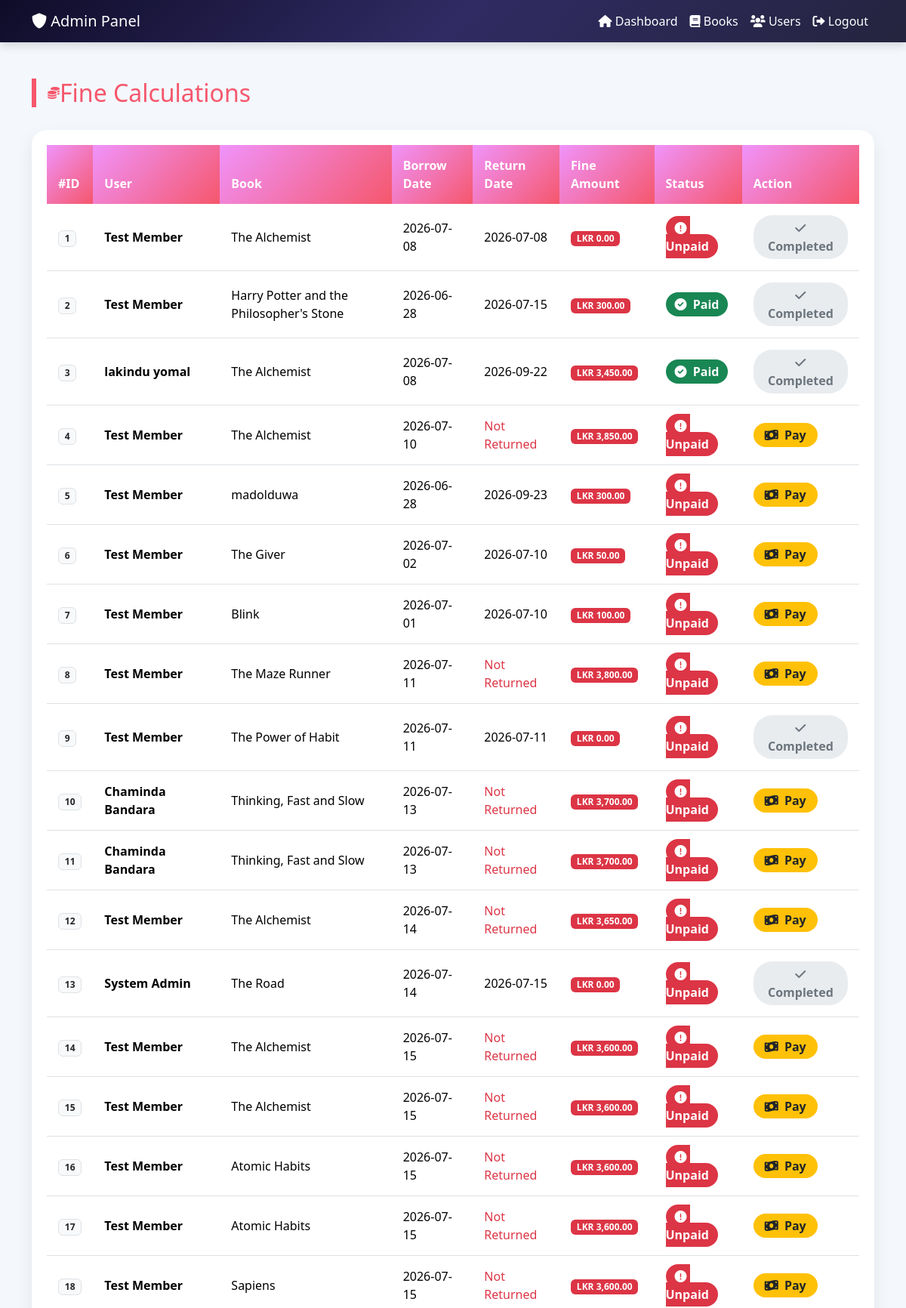
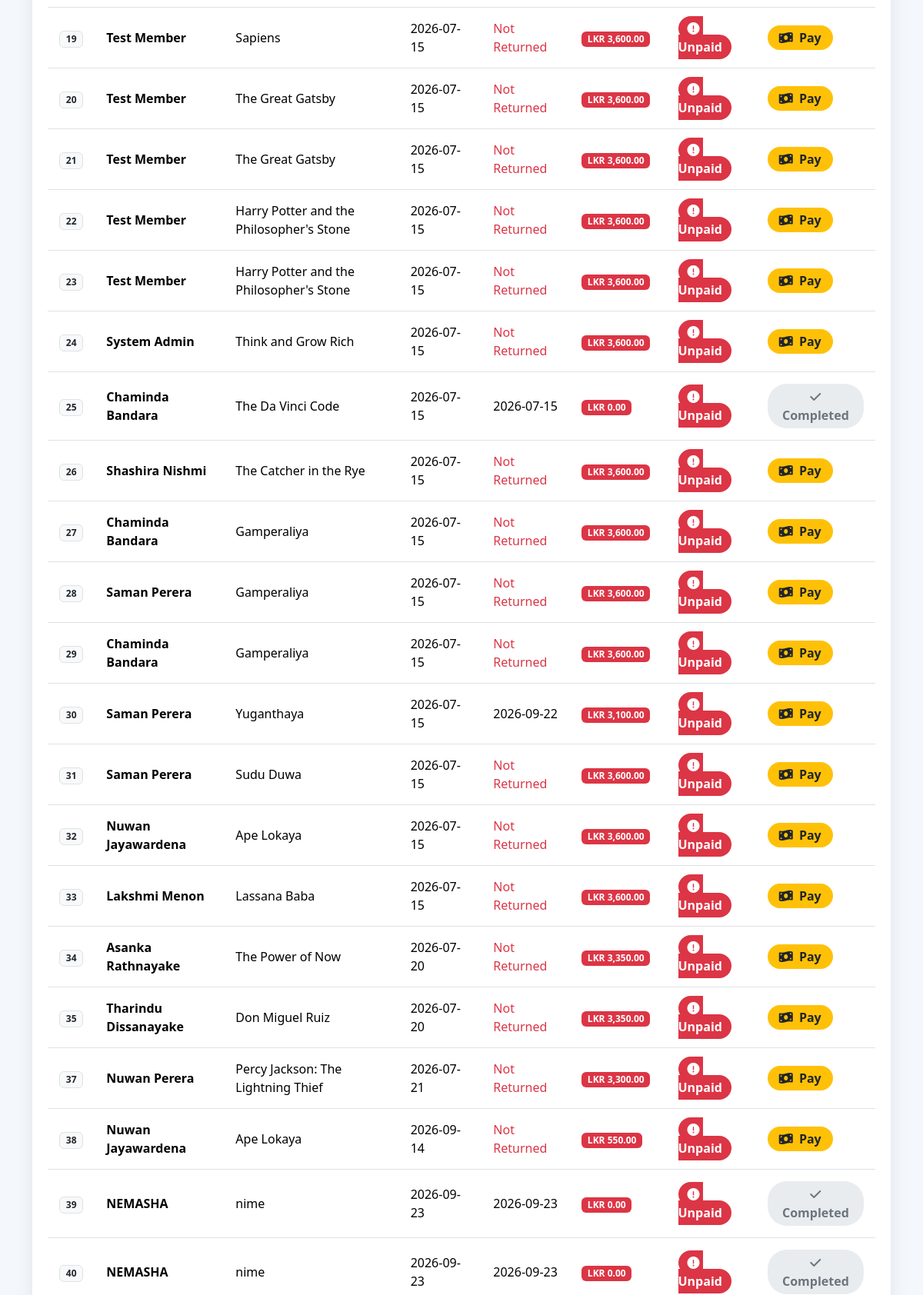
The page /fine_calculation.php (signed in, upper part) on the database its author committed (2 pictures, top to bottom).
### tables this page shows
CREATE TABLE `borrow` (
  `borrow_id` int(11) NOT NULL,
  `user_id` int(11) NOT NULL,
  `book_id` int(11) NOT NULL,
  `borrow_date` date NOT NULL,
  `return_date` date DEFAULT NULL,
  `status` varchar(50) NOT NULL
);

CREATE TABLE `users` (
  `user_id` int(11) NOT NULL,
  `name` varchar(100) NOT NULL,
  `email` varchar(100) NOT NULL,
  `role` varchar(50) NOT NULL,
  `password` varchar(255) DEFAULT NULL
);

CREATE TABLE `books` (
  `book_id` int(11) NOT NULL,
  `title` varchar(150) NOT NULL,
  `author` varchar(100) NOT NULL,
  `category_id` int(11) NOT NULL,
  `quantity` int(11) NOT NULL DEFAULT 0,
  `status` varchar(20) DEFAULT 'Good'
);

CREATE TABLE `fine` (
  `fine_id` int(11) NOT NULL,
  `borrow_id` int(11) NOT NULL,
  `amount` decimal(10,2) NOT NULL,
  `status` varchar(20) DEFAULT 'Unpaid'
);

### fine_calculation.php (the view, shortened to what this page needs)
<?php
include 'config.php';
$sql = "SELECT b.borrow_id, u.name as user_name, bk.title, b.borrow_date, b.return_date, b.status, f.fine_id, f.amount, f.status as fine_status
        FROM Borrow b
        JOIN Users u ON b.user_id = u.user_id
        JOIN Books bk ON b.book_id = bk.book_id
        LEFT JOIN Fine f ON b.borrow_id = f.borrow_id
        ORDER BY b.borrow_id ASC";
$result = mysqli_query($conn, $sql);
?>
<!DOCTYPE html>
<html lang="en">
<head>
    <link href="https://cdn.jsdelivr.net/npm/bootstrap@5.3.3/dist/css/bootstrap.min.css" rel="stylesheet">
    <link rel="stylesheet" href="https://cdnjs.cloudflare.com/ajax/libs/font-awesome/6.0.0/css/all.min.css">
</head>
<body>
    <nav class="navbar navbar-expand-lg">
        <div class="container">
            <a class="navbar-brand" href="admin_dashboard.php"><i class="fas fa-shield-alt"></i> Admin Panel</a>
            <div class="collapse navbar-collapse">
                <ul class="navbar-nav ms-auto">
                    <li class="nav-item"><a class="nav-link" href="admin_dashboard.php"><i class="fas fa-home"></i> Dashboard</a></li>
                    <li class="nav-item"><a class="nav-link" href="view_books.php"><i class="fas fa-book"></i> Books</a></li>
                    <li class="nav-item"><a class="nav-link" href="users.php"><i class="fas fa-users"></i> Users</a></li>
                    <li class="nav-item"><a class="nav-link text-danger" href="logout.php"><i class="fas fa-sign-out-alt"></i> Logout</a></li>
                </ul>
            </div>
        </div>
    </nav>
    <div class="container mt-5 mb-5">
        <div class="page-title">
            <i class="fas fa-coins"></i>
            <h2 class="m-0">Fine Calculations</h2>
        </div>
        <div class="table-container">
            <div class="table-responsive">
                <table class="table table-hover">
                    <thead>
                        <tr>
                            <th>#ID</th>
                            <th>User</th>
                            <th>Book</th>
                            <th>Borrow Date</th>
                            <th>Return Date</th>
                            <th>Fine Amount</th>
                            <th>Status</th>
                            <th>Action</th>
                        </tr>
                    </thead>
                    <tbody>
                        <?php while($row = mysqli_fetch_assoc($result)):
                            $fine = 0;
                            if($row['return_date']){
                                $borrow_date = new DateTime($row['borrow_date']);
                                $return_date = new DateTime($row['return_date']);
                                $interval = $borrow_date->diff($return_date);
                                $days_borrowed = $interval->days;
                                if($days_borrowed > 7){
                                    $fine = ($days_borrowed - 7) * 50;
                                }
                            }
                            if($row['status'] == 'Borrowed' && !$row['return_date']){
                                $borrow_date = new DateTime($row['borrow_date']);
                                $current_date = new DateTime();
                                $interval = $borrow_date->diff($current_date);
                                $days_borrowed = $interval->days;
                                if($days_borrowed > 7){
                                    $fine = ($days_borrowed - 7) * 50;
                                }
                            }
                            if(isset($row['amount']) && $row['amount'] > 0){
                                $fine = $row['amount'];
                            }
                        ?>
                        <tr>
                            <td><span class="badge bg-light text-dark border"><?php echo $row['borrow_id']; ?></span></td>
                            <td><b><?php echo $row['user_name']; ?></b></td>
                            <td><?php echo $row['title']; ?></td>
                            <td><?php echo $row['borrow_date']; ?></td>
                            <td>
                                <?php if($row['return_date']): ?>
                                    <?php echo $row['return_date']; ?>
                                <?php else: ?>
                                    <span class="text-danger">Not Returned</span>
                                <?php endif; ?>
                            </td>
                            <td><span class="badge bg-danger">LKR <?php echo number_format($fine, 2); ?></span></td>
                            <td>
                                <?php if(isset($row['fine_status']) && $row['fine_status'] == 'Paid'): ?>
                                    <span class="badge-paid"><i class="fas fa-check-circle me-1"></i> Paid</span>
                                <?php else: ?>
                                    <span class="badge-unpaid"><i class="fas fa-exclamation-circle me-1"></i> Unpaid</span>
                                <?php endif; ?>
                            </td>
                            <td>
                                <?php if($fine > 0 && (!isset($row['fine_status']) || $row['fine_status'] == 'Unpaid')): ?>
                                    <a href="fine_calculation.php?pay_id=<?php echo $row['fine_id']; ?>" class="btn-pay" onclick="return confirm('Pay this fine?');">
                                        <i class="fas fa-money-bill-wave me-1"></i> Pay
                                    </a>
                                <?php else: ?>
                                    <button class="btn-paid" disabled><i class="fas fa-check"></i> Completed</button>
                                <?php endif; ?>
                            </td>
                        </tr>
                        <?php endwhile; ?>
                    </tbody>
                </table>
            </div>
        </div>
    </div>
</body>
</html>

### fine_calculation.php (style rules this page uses)
body { background-color: #f4f7fc; font-family: 'Segoe UI', sans-serif; }
.navbar { background: linear-gradient(135deg, #0f0c29 0%, #302b63 50%, #24243e 100%); box-shadow: 0 4px 12px rgba(0,0,0,0.15); }
.navbar-brand, .nav-link { color: #ffffff !important; font-weight: 500; }
.page-title { border-left: 6px solid #f5576c; padding-left: 15px; font-weight: 700; color: #f5576c; margin-bottom: 30px; display: flex; align-items: center; }
.table-container { background: white; border-radius: 20px; padding: 20px; box-shadow: 0 10px 25px rgba(0,0,0,0.08); }
.table { margin-bottom: 0; overflow: hidden; }
.table thead th { background: linear-gradient(135deg, #f093fb 0%, #f5576c 100%); color: white; border: none; padding: 15px; }
.table tbody tr { transition: 0.2s; }
.table tbody td { padding: 15px; vertical-align: middle; }
.badge-unpaid { background: #dc3545; color: white; padding: 5px 12px; border-radius: 20px; font-weight: 600; }
.badge-paid { background: #198754; color: white; padding: 5px 12px; border-radius: 20px; font-weight: 600; }
.btn-pay { background: #ffc107; color: #212529; padding: 5px 15px; border-radius: 25px; font-weight: 600; text-decoration: none; transition: 0.3s; }
.btn-paid { background: #e9ecef; color: #6c757d; padding: 5px 15px; border-radius: 25px; font-weight: 600; border: none; cursor: not-allowed; }

### rows shown on the page
borrow: borrow_id "1", user.name "Test Member", book.title "The Alchemist", borrow_date "2026-07-08", return_date "2026-07-08", fine "0.00", shows "Unpaid", shows "Completed"
borrow: borrow_id "2", user.name "Test Member", book.title "Harry Potter and the Philosopher's Stone", borrow_date "2026-06-28", return_date "2026-07-15", fine.amount "300.00", shows "Paid", shows "Completed"
borrow: borrow_id "3", user.name "lakindu yomal", book.title "The Alchemist", borrow_date "2026-07-08", return_date "2026-09-22", fine "3,450.00", shows "Paid", shows "Completed"
borrow: borrow_id "4", user.name "Test Member", book.title "The Alchemist", borrow_date "2026-07-10", shows "Not Returned", borrow_date "3,850.00", shows "Unpaid"
borrow: borrow_id "5", user.name "Test Member", book.title "madolduwa", borrow_date "2026-06-28", return_date "2026-09-23", fine.amount "300.00", shows "Unpaid"
borrow: borrow_id "6", user.name "Test Member", book.title "The Giver", borrow_date "2026-07-02", return_date "2026-07-10", fine.amount "50.00", shows "Unpaid"
borrow: borrow_id "7", user.name "Test Member", book.title "Blink", borrow_date "2026-07-01", return_date "2026-07-10", fine.amount "100.00", shows "Unpaid"
borrow: borrow_id "8", user.name "Test Member", book.title "The Maze Runner", borrow_date "2026-07-11", shows "Not Returned", borrow_date "3,800.00", shows "Unpaid"
borrow: borrow_id "9", user.name "Test Member", book.title "The Power of Habit", borrow_date "2026-07-11", return_date "2026-07-11", fine "0.00", shows "Unpaid", shows "Completed"
borrow: borrow_id "10", user.name "Chaminda Bandara", book.title "Thinking, Fast and Slow", borrow_date "2026-07-13", shows "Not Returned", borrow_date "3,700.00", shows "Unpaid"
borrow: borrow_id "11", user.name "Chaminda Bandara", book.title "Thinking, Fast and Slow", borrow_date "2026-07-13", shows "Not Returned", borrow_date "3,700.00", shows "Unpaid"
borrow: borrow_id "12", user.name "Test Member", book.title "The Alchemist", borrow_date "2026-07-14", shows "Not Returned", borrow_date "3,650.00", shows "Unpaid"
borrow: borrow_id "13", user.name "System Admin", book.title "The Road", borrow_date "2026-07-14", return_date "2026-07-15", fine "0.00", shows "Unpaid", shows "Completed"
borrow: borrow_id "14", user.name "Test Member", book.title "The Alchemist", borrow_date "2026-07-15", shows "Not Returned", borrow_date "3,600.00", shows "Unpaid"
borrow: borrow_id "15", user.name "Test Member", book.title "The Alchemist", borrow_date "2026-07-15", shows "Not Returned", borrow_date "3,600.00", shows "Unpaid"
borrow: borrow_id "16", user.name "Test Member", book.title "Atomic Habits", borrow_date "2026-07-15", shows "Not Returned", borrow_date "3,600.00", shows "Unpaid"
borrow: borrow_id "17", user.name "Test Member", book.title "Atomic Habits", borrow_date "2026-07-15", shows "Not Returned", borrow_date "3,600.00", shows "Unpaid"
borrow: borrow_id "18", user.name "Test Member", book.title "Sapiens", borrow_date "2026-07-15", shows "Not Returned", borrow_date "3,600.00", shows "Unpaid"
borrow: borrow_id "19", user.name "Test Member", book.title "Sapiens", borrow_date "2026-07-15", shows "Not Returned", borrow_date "3,600.00", shows "Unpaid"
borrow: borrow_id "20", user.name "Test Member", book.title "The Great Gatsby", borrow_date "2026-07-15", shows "Not Returned", borrow_date "3,600.00", shows "Unpaid"
borrow: borrow_id "21", user.name "Test Member", book.title "The Great Gatsby", borrow_date "2026-07-15", shows "Not Returned", borrow_date "3,600.00", shows "Unpaid"
borrow: borrow_id "22", user.name "Test Member", book.title "Harry Potter and the Philosopher's Stone", borrow_date "2026-07-15", shows "Not Returned", borrow_date "3,600.00", shows "Unpaid"
borrow: borrow_id "23", user.name "Test Member", book.title "Harry Potter and the Philosopher's Stone", borrow_date "2026-07-15", shows "Not Returned", borrow_date "3,600.00", shows "Unpaid"
borrow: borrow_id "24", user.name "System Admin", book.title "Think and Grow Rich", borrow_date "2026-07-15", shows "Not Returned", borrow_date "3,600.00", shows "Unpaid"
borrow: borrow_id "25", user.name "Chaminda Bandara", book.title "The Da Vinci Code", borrow_date "2026-07-15", return_date "2026-07-15", fine "0.00", shows "Unpaid", shows "Completed"
borrow: borrow_id "26", user.name "Shashira Nishmi", book.title "The Catcher in the Rye", borrow_date "2026-07-15", shows "Not Returned", borrow_date "3,600.00", shows "Unpaid"
borrow: borrow_id "27", user.name "Chaminda Bandara", book.title "Gamperaliya", borrow_date "2026-07-15", shows "Not Returned", borrow_date "3,600.00", shows "Unpaid"
borrow: borrow_id "28", user.name "Saman Perera", book.title "Gamperaliya", borrow_date "2026-07-15", shows "Not Returned", borrow_date "3,600.00", shows "Unpaid"
borrow: borrow_id "29", user.name "Chaminda Bandara", book.title "Gamperaliya", borrow_date "2026-07-15", shows "Not Returned", borrow_date "3,600.00", shows "Unpaid"
borrow: borrow_id "30", user.name "Saman Perera", book.title "Yuganthaya", borrow_date "2026-07-15", return_date "2026-09-22", fine "3,100.00", shows "Unpaid"
borrow: borrow_id "31", user.name "Saman Perera", book.title "Sudu Duwa", borrow_date "2026-07-15", shows "Not Returned", borrow_date "3,600.00", shows "Unpaid"
borrow: borrow_id "32", user.name "Nuwan Jayawardena", book.title "Ape Lokaya", borrow_date "2026-07-15", shows "Not Returned", borrow_date "3,600.00", shows "Unpaid"
borrow: borrow_id "33", user.name "Lakshmi Menon", book.title "Lassana Baba", borrow_date "2026-07-15", shows "Not Returned", borrow_date "3,600.00", shows "Unpaid"
borrow: borrow_id "34", user.name "Asanka Rathnayake", book.title "The Power of Now", borrow_date "2026-07-20", shows "Not Returned", borrow_date "3,350.00", shows "Unpaid"
borrow: borrow_id "35", user.name "Tharindu Dissanayake", book.title "Don Miguel Ruiz", borrow_date "2026-07-20", shows "Not Returned", borrow_date "3,350.00", shows "Unpaid"
borrow: borrow_id "37", user.name "Nuwan Perera", book.title "Percy Jackson: The Lightning Thief", borrow_date "2026-07-21", shows "Not Returned", borrow_date "3,300.00", shows "Unpaid"
borrow: borrow_id "38", user.name "Nuwan Jayawardena", book.title "Ape Lokaya", borrow_date "2026-09-14", shows "Not Returned", borrow_date "550.00", shows "Unpaid"
borrow: borrow_id "39", user.name "NEMASHA", book.title "nime", borrow_date "2026-09-23", return_date "2026-09-23", fine "0.00", shows "Unpaid", shows "Completed"
borrow: borrow_id "40", user.name "NEMASHA", book.title "nime", borrow_date "2026-09-23", return_date "2026-09-23", fine "0.00", shows "Unpaid", shows "Completed"
